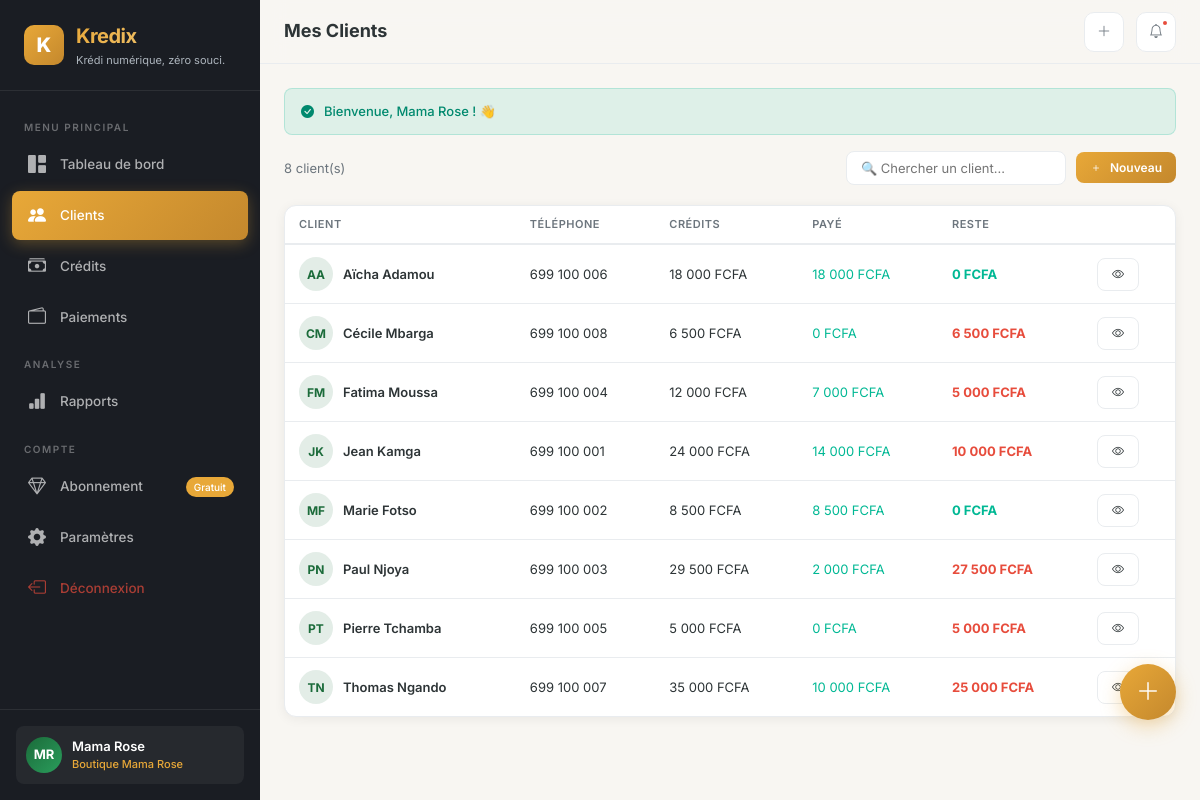
The page /customers (signed in) on the database its author committed.
### tables this page shows
CREATE TABLE `users` (
    `id` INT AUTO_INCREMENT PRIMARY KEY,
    `full_name` VARCHAR(100) NOT NULL,
    `email` VARCHAR(150) UNIQUE DEFAULT NULL,
    `phone` VARCHAR(20) NOT NULL UNIQUE,
    `password_hash` VARCHAR(255) NOT NULL,
    `avatar` VARCHAR(255) DEFAULT NULL,
    `is_active` TINYINT(1) DEFAULT 1,
    `email_verified_at` TIMESTAMP NULL DEFAULT NULL,
    `remember_token` VARCHAR(100) DEFAULT NULL,
    `last_login_at` TIMESTAMP NULL DEFAULT NULL,
    `created_at` TIMESTAMP DEFAULT CURRENT_TIMESTAMP,
    `updated_at` TIMESTAMP DEFAULT CURRENT_TIMESTAMP ON UPDATE CURRENT_TIMESTAMP,
    INDEX `idx_phone` (`phone`),
    INDEX `idx_email` (`email`)
);

CREATE TABLE `shops` (
    `id` INT AUTO_INCREMENT PRIMARY KEY,
    `user_id` INT NOT NULL,
    `name` VARCHAR(100) NOT NULL,
    `type` VARCHAR(50) DEFAULT 'boutique',
    `phone` VARCHAR(20) DEFAULT NULL,
    `address` TEXT DEFAULT NULL,
    `city` VARCHAR(50) DEFAULT 'Douala',
    `currency` VARCHAR(10) DEFAULT 'XAF',
    `logo` VARCHAR(255) DEFAULT NULL,
    `is_active` TINYINT(1) DEFAULT 1,
    `created_at` TIMESTAMP DEFAULT CURRENT_TIMESTAMP,
    `updated_at` TIMESTAMP DEFAULT CURRENT_TIMESTAMP ON UPDATE CURRENT_TIMESTAMP,
    FOREIGN KEY (`user_id`) REFERENCES `users`(`id`) ON DELETE CASCADE,
    INDEX `idx_user` (`user_id`)
);

CREATE TABLE `customers` (
    `id` INT AUTO_INCREMENT PRIMARY KEY,
    `shop_id` INT NOT NULL,
    `full_name` VARCHAR(100) NOT NULL,
    `phone` VARCHAR(20) DEFAULT NULL,
    `address` TEXT DEFAULT NULL,
    `notes` TEXT DEFAULT NULL,
    `trust_score` TINYINT DEFAULT 5,
    `total_credits` DECIMAL(12,2) DEFAULT 0.00,
    `total_paid` DECIMAL(12,2) DEFAULT 0.00,
    `is_active` TINYINT(1) DEFAULT 1,
    `created_at` TIMESTAMP DEFAULT CURRENT_TIMESTAMP,
    `updated_at` TIMESTAMP DEFAULT CURRENT_TIMESTAMP ON UPDATE CURRENT_TIMESTAMP,
    FOREIGN KEY (`shop_id`) REFERENCES `shops`(`id`) ON DELETE CASCADE,
    INDEX `idx_shop` (`shop_id`),
    INDEX `idx_name` (`full_name`),
    INDEX `idx_phone` (`phone`)
);

### views/customers/index.php (the view, shortened to what the rows shown need)
<div style="display:flex;justify-content:space-between;align-items:center;flex-wrap:wrap;gap:12px;margin-bottom:20px;">
    <div>
        <span style="color:var(--text-muted);font-size:13px;"><?= $customers['total'] ?> client(s)</span>
    </div>
    <div style="display:flex;gap:10px;align-items:center;">
        <form action="<?= url('customers/search') ?>" method="GET" style="display:flex;gap:8px;">
            <input type="text" name="q" class="form-control-k" placeholder="🔍 Chercher un client..."
                   value="<?= e($searchQuery ?? '') ?>" style="width:220px;padding:8px 14px;font-size:13px;">
        </form>
        <a href="<?= url('customers/create') ?>" class="btn-k btn-primary-k btn-sm-k">
            <i class="bi bi-plus"></i> Nouveau
        </a>
    </div>
</div>
<div class="card-k">
    <?php if (empty($customers['items'])): ?>
        <div class="empty-state">
            <div class="empty-icon">👥</div>
            <h4>Aucun client</h4>
            <p>Ajoutez votre premier client pour commencer à suivre les crédits.</p>
            <a href="<?= url('customers/create') ?>" class="btn-k btn-primary-k">
                <i class="bi bi-person-plus"></i> Ajouter un client
            </a>
        </div>
    <?php else: ?>
        <div style="overflow-x:auto;">
            <table class="table-k">
                <thead>
                    <tr>
                        <th>Client</th>
                        <th class="hide-mobile">Téléphone</th>
                        <th>Crédits</th>
                        <th>Payé</th>
                        <th>Reste</th>
                        <th></th>
                    </tr>
                </thead>
                <tbody>
                    <?php foreach ($customers['items'] as $customer):
                        $balance = ($customer->total_credits ?? 0) - ($customer->total_paid ?? 0);
                    ?>
                    <tr>
                        <td>
                            <div style="display:flex;align-items:center;gap:10px;">
                                <div class="item-avatar" style="background:rgba(27,107,58,0.12);color:var(--secondary);width:34px;height:34px;border-radius:50%;display:flex;align-items:center;justify-content:center;font-weight:700;font-size:12px;flex-shrink:0;">
                                    <?= initials($customer->full_name) ?>
                                </div>
                                <div>
                                    <div style="font-weight:600;"><?= e($customer->full_name) ?></div>
                                </div>
                            </div>
                        </td>
                        <td class="hide-mobile"><?= formatPhone($customer->phone) ?></td>
                        <td><?= formatMoney($customer->total_credits ?? 0) ?></td>
                        <td style="color:var(--success);"><?= formatMoney($customer->total_paid ?? 0) ?></td>
                        <td style="font-weight:700;color:<?= $balance > 0 ? 'var(--danger)' : 'var(--success)' ?>;">
                            <?= formatMoney($balance) ?>
                        </td>
                        <td>
                            <a href="<?= url('customers/show/' . $customer->id) ?>" class="btn-k btn-outline-k btn-sm-k">
                                <i class="bi bi-eye"></i>
                            </a>
                        </td>
                    </tr>
                    <?php endforeach; ?>
                </tbody>
            </table>
        </div>
    <?php endif; ?>
</div>

### core/Router.php (shortened to what the rows shown need)
<?php
class Router
{
    private array $routes = [];
    public function get(string $path, string $controller, string $method): void
    {
        $this->routes[] = [
            'method'     => 'GET',
            'path'       => $path,
            'controller' => $controller,
            'action'     => $method
        ];
    }
    public function post(string $path, string $controller, string $method): void
    {
        $this->routes[] = [
            'method'     => 'POST',
            'path'       => $path,
            'controller' => $controller,
            'action'     => $method
        ];
    }
    public function dispatch(): void
    {
        $url = $this->getUrl();
        $requestMethod = $_SERVER['REQUEST_METHOD'];
        foreach ($this->routes as $route) {
            if ($route['method'] !== $requestMethod) {
                continue;
            }
            $pattern = $this->convertToRegex($route['path']);
            if (preg_match($pattern, $url, $matches)) {
                $params = array_filter($matches, 'is_string', ARRAY_FILTER_USE_KEY);
                $params = array_values($params);
                $action = $route['action'];
                $controller = new $controllerName();
                call_user_func_array([$controller, $action], $params);
                return;
            }
        }
    }
    private function getUrl(): string
    {
        $url = $_GET['url'] ?? '';
        return rtrim($url, '/');
    }
    private function convertToRegex(string $path): string
    {
        $pattern = preg_replace('/\{([a-zA-Z_]+)\}/', '(?P<$1>[^/]+)', $path);
        return '#^' . $pattern . '$#';
    }
}

### views/layouts/app.php (shortened to what the rows shown need)
<?php
$user = Session::getUser();
$currentShop = null;
if ($user) {
    $currentShop = Database::getInstance()->fetch("SELECT * FROM shops WHERE user_id = ? AND is_active = 1 LIMIT 1", [$user->id]);
}
$plan = 'free';
if ($user) {
    $subModel = new Subscription();
    $plan = $subModel->getCurrentPlan($user->id);
}
$notifModel = new Notification();
$notifCount = $currentShop ? $notifModel->countUnread($currentShop->id) : 0;
?>
<!DOCTYPE html>
<html lang="fr">
<head>
    <link rel="stylesheet" href="https://cdn.jsdelivr.net/npm/bootstrap-icons@1.11.3/font/bootstrap-icons.min.css">
    <link rel="stylesheet" href="<?= asset('css/app.css') ?>">
</head>
<body>
<aside class="sidebar" id="sidebar">
    <div class="sidebar-brand">
        <div class="logo-icon">K</div>
        <div>
            <h2>Kredix</h2>
            <small><?= APP_TAGLINE ?></small>
        </div>
    </div>
    <nav class="sidebar-nav">
        <div class="nav-label">Menu Principal</div>
        <a href="<?= url('dashboard') ?>" class="nav-link <?= activeClass('dashboard') ?>">
            <i class="bi bi-grid-1x2-fill"></i> Tableau de bord
        </a>
        <a href="<?= url('customers') ?>" class="nav-link <?= activeClass('customers') ?>">
            <i class="bi bi-people-fill"></i> Clients
        </a>
        <a href="<?= url('credits') ?>" class="nav-link <?= activeClass('credits') ?>">
            <i class="bi bi-cash-stack"></i> Crédits
        </a>
        <a href="<?= url('payments') ?>" class="nav-link <?= activeClass('payments') ?>">
            <i class="bi bi-wallet2"></i> Paiements
        </a>
        <div class="nav-label">Analyse</div>
        <a href="<?= url('reports') ?>" class="nav-link <?= activeClass('reports') ?>">
            <i class="bi bi-bar-chart-fill"></i> Rapports
        </a>
        <div class="nav-label">Compte</div>
        <a href="<?= url('subscription') ?>" class="nav-link <?= activeClass('subscription') ?>">
            <i class="bi bi-gem"></i> Abonnement
            <?php if ($plan === 'free'): ?>
                <span style="margin-left:auto;font-size:10px;background:var(--primary);padding:2px 8px;border-radius:10px;color:#fff;">Gratuit</span>
            <?php endif; ?>
        </a>
        <a href="<?= url('settings') ?>" class="nav-link <?= activeClass('settings') ?>">
            <i class="bi bi-gear-fill"></i> Paramètres
        </a>
        <a href="<?= url('logout') ?>" class="nav-link" style="color:rgba(231,76,60,0.7);">
            <i class="bi bi-box-arrow-left"></i> Déconnexion
        </a>
    </nav>
    <div class="sidebar-footer">
        <div class="sidebar-user">
            <div class="avatar"><?= $user ? initials($user->full_name) : '?' ?></div>
            <div class="user-info">
                <div class="name"><?= $user ? e($user->full_name) : '' ?></div>
                <div class="plan"><?= $currentShop ? e($currentShop->name) : '' ?></div>
            </div>
        </div>
    </div>
</aside>
<main class="main-content">
    <header class="topbar">
        <div style="display:flex;align-items:center;gap:12px;">
            <div class="page-title"><?= e($title ?? 'Dashboard') ?></div>
        </div>
        <div class="topbar-actions">
            <a href="<?= url('credits/create') ?>" class="btn-icon hide-mobile" title="Nouveau crédit">
                <i class="bi bi-plus-lg"></i>
            </a>
            <div class="btn-icon" style="cursor:default;">
                <i class="bi bi-bell"></i>
                <?php if ($notifCount > 0): ?>
                    <span class="badge-dot"></span>
                <?php endif; ?>
            </div>
        </div>
    </header>
    <div class="page-content animate-fade">
        <?php include BASE_PATH . '/views/partials/alerts.php'; ?>
        <?= $content ?>
    </div>
</main>
<a href="<?= url('credits/create') ?>" class="fab" title="Nouveau crédit">
    <i class="bi bi-plus-lg"></i>
</a>
</body>
</html>

### rows shown on the page
users: full_name "MR", full_name "Mama Rose"
shops: name "Boutique Mama Rose"
customers: full_name "AA", full_name "Aïcha Adamou", phone "699 100 006", total_credits "18 000 FCFA", total_paid "18 000 FCFA", formatMoney($balance) "0 FCFA"
customers: full_name "CM", full_name "Cécile Mbarga", phone "699 100 008", total_credits "6 500 FCFA", total_paid "0 FCFA", formatMoney($balance) "6 500 FCFA"
customers: full_name "FM", full_name "Fatima Moussa", phone "699 100 004", total_credits "12 000 FCFA", total_paid "7 000 FCFA", formatMoney($balance) "5 000 FCFA"
customers: full_name "JK", full_name "Jean Kamga", phone "699 100 001", total_credits "24 000 FCFA", total_paid "14 000 FCFA", formatMoney($balance) "10 000 FCFA"
customers: full_name "MF", full_name "Marie Fotso", phone "699 100 002", total_credits "8 500 FCFA", total_paid "8 500 FCFA", formatMoney($balance) "0 FCFA"
customers: full_name "PN", full_name "Paul Njoya", phone "699 100 003", total_credits "29 500 FCFA", total_paid "2 000 FCFA", formatMoney($balance) "27 500 FCFA"
customers: full_name "PT", full_name "Pierre Tchamba", phone "699 100 005", total_credits "5 000 FCFA", total_paid "0 FCFA", formatMoney($balance) "5 000 FCFA"
customers: full_name "TN", full_name "Thomas Ngando", phone "699 100 007", total_credits "35 000 FCFA", total_paid "10 000 FCFA", formatMoney($balance) "25 000 FCFA"

### other values the page prints
$message "Bienvenue, Mama Rose ! 👋"
$customers['total'] "8"
